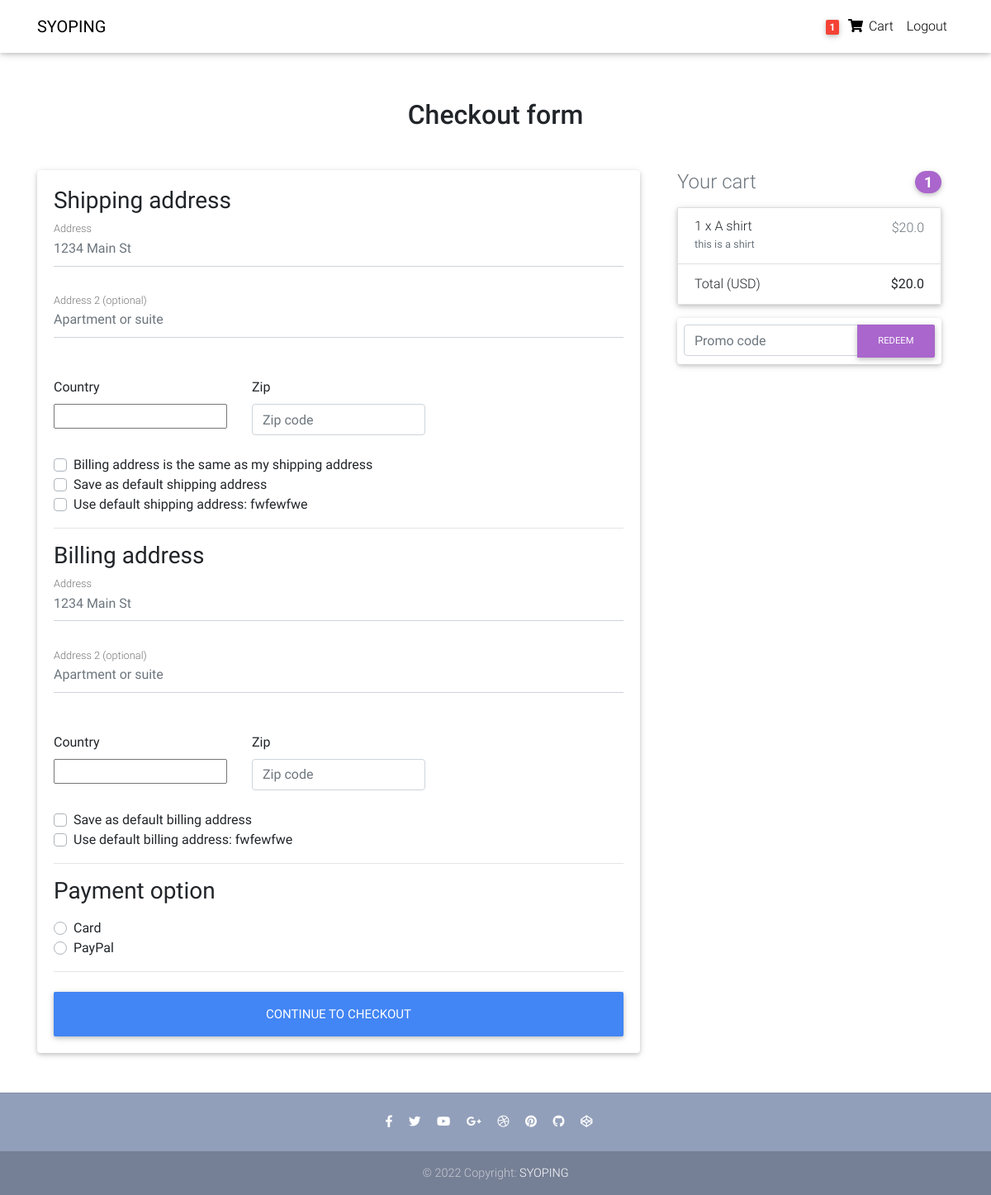
Before: /checkout/ (signed in) with the older database file.
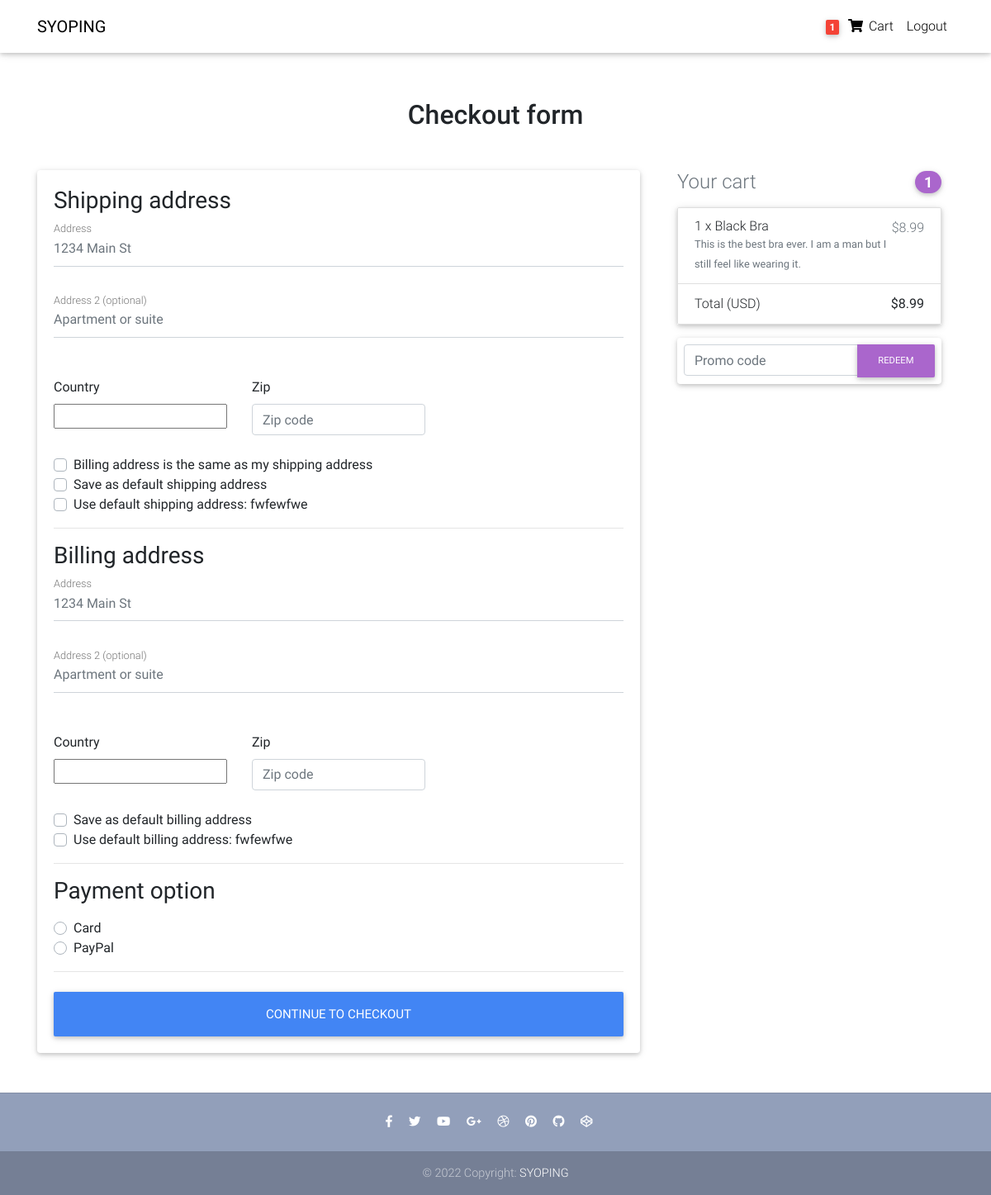
After: the same page with the newer database file.
### core/models.py (models this page shows, shortened)
class OrderItem(models.Model):
    user = models.ForeignKey(settings.AUTH_USER_MODEL,
                             on_delete=models.CASCADE)
    ordered = models.BooleanField(default=False)
    item = models.ForeignKey(Item, on_delete=models.CASCADE)
    quantity = models.IntegerField(default=1)
    def get_total_discount_item_price(self):
        return self.quantity * self.item.discount_price
    def get_final_price(self):
        if self.item.discount_price:
            return self.get_total_discount_item_price()
        return self.get_total_item_price()

class Item(models.Model):
    title = models.CharField(max_length=100)
    price = models.FloatField()
    discount_price = models.FloatField(blank=True, null=True)
    category = models.CharField(choices=CATEGORY_CHOICES, max_length=2)
    label = models.CharField(choices=LABEL_CHOICES, max_length=1)
    slug = models.SlugField()
    description = models.TextField()
    image = models.ImageField()

class Order(models.Model):
    user = models.ForeignKey(settings.AUTH_USER_MODEL,
                             on_delete=models.CASCADE)
    ref_code = models.CharField(max_length=20, blank=True, null=True)
    items = models.ManyToManyField(OrderItem)
    start_date = models.DateTimeField(auto_now_add=True)
    ordered_date = models.DateTimeField()
    ordered = models.BooleanField(default=False)
    shipping_address = models.ForeignKey(
        'Address', related_name='shipping_address', on_delete=models.SET_NULL, blank=True, null=True)
    billing_address = models.ForeignKey(
        'Address', related_name='billing_address', on_delete=models.SET_NULL, blank=True, null=True)
    payment = models.ForeignKey(
        'Payment', on_delete=models.SET_NULL, blank=True, null=True)
    coupon = models.ForeignKey(
        'Coupon', on_delete=models.SET_NULL, blank=True, null=True)
    being_delivered = models.BooleanField(default=False)
    received = models.BooleanField(default=False)
    refund_requested = models.BooleanField(default=False)
    refund_granted = models.BooleanField(default=False)
    '''
    1. Item added to cart
    2. Adding a billing address
    (Failed checkout)
    3. Payment
    (Preprocessing, processing, packaging etc.)
    4. Being delivered
    5. Received
    6. Refunds
    '''
    def get_total(self):
        total = 0
        for order_item in self.items.all():
            total += order_item.get_final_price()
        if self.coupon:
            total -= self.coupon.amount
        return total

### core/views.py (the view, shortened to what this page needs)
# urls.py: path('checkout/', CheckoutView.as_view(), name='checkout'),
class CheckoutView(View):
    def get(self, *args, **kwargs):
        try:
            order = Order.objects.get(user=self.request.user, ordered=False)
            form = CheckoutForm()
            context = {
                'form': form,
                'couponform': CouponForm(),
                'order': order,
                'DISPLAY_COUPON_FORM': True
            }
            shipping_address_qs = Address.objects.filter(
                user=self.request.user,
                address_type='S',
                default=True
            )
            if shipping_address_qs.exists():
                context.update(
                    {'default_shipping_address': shipping_address_qs[0]})
            billing_address_qs = Address.objects.filter(
                user=self.request.user,
                address_type='B',
                default=True
            )
            if billing_address_qs.exists():
                context.update(
                    {'default_billing_address': billing_address_qs[0]})
            return render(self.request, "checkout.html", context)
        except ObjectDoesNotExist:
            messages.info(self.request, "You do not have an active order")
            return redirect("core:checkout")

### core/forms.py
class CheckoutForm(forms.Form):
    shipping_address = forms.CharField(required=False)
    shipping_address2 = forms.CharField(required=False)
    shipping_country = CountryField(blank_label='(select country)').formfield(
        required=False,
        widget=CountrySelectWidget(attrs={
            'class': 'custom-select d-block w-100',
        }))
    shipping_zip = forms.CharField(required=False)
    billing_address = forms.CharField(required=False)
    billing_address2 = forms.CharField(required=False)
    billing_country = CountryField(blank_label='(select country)').formfield(
        required=False,
        widget=CountrySelectWidget(attrs={
            'class': 'custom-select d-block w-100',
        }))
    billing_zip = forms.CharField(required=False)
    same_billing_address = forms.BooleanField(required=False)
    set_default_shipping = forms.BooleanField(required=False)
    use_default_shipping = forms.BooleanField(required=False)
    set_default_billing = forms.BooleanField(required=False)
    use_default_billing = forms.BooleanField(required=False)
    payment_option = forms.ChoiceField(
        widget=forms.RadioSelect, choices=PAYMENT_CHOICES)

### templates/checkout.html (shortened to what the changed rows need)
{% extends "base.html" %}
{% load crispy_forms_tags %}
{% block content %}
  <main >
    <div class="container wow fadeIn">
      <h2 class="my-5 h2 text-center">Checkout form</h2>
      <div class="row">
        <div class="col-md-4 mb-4">
          {% include "order_snippet.html" %}
        </div>
      </div>
    </div>
  </main>
{% endblock content %}

### templates/order_snippet.html (shortened to what this page needs)
<div class="col-md-12 mb-4">
    <h4 class="d-flex justify-content-between align-items-center mb-3">
    <span class="text-muted">Your cart</span>
    <span class="badge badge-secondary badge-pill">{{ order.items.count }}</span>
    </h4>
    <ul class="list-group mb-3 z-depth-1">
    {% for order_item in order.items.all %}
    <li class="list-group-item d-flex justify-content-between lh-condensed">
        <div>
        <h6 class="my-0">{{ order_item.quantity }} x {{ order_item.item.title}}</h6>
        <small class="text-muted">{{ order_item.item.description}}</small>
        </div>
        <span class="text-muted">${{ order_item.get_final_price }}</span>
    </li>
    {% endfor %}
    <li class="list-group-item d-flex justify-content-between">
        <span>Total (USD)</span>
        <strong>${{ order.get_total }}</strong>
    </li>
    </ul>
    {% if DISPLAY_COUPON_FORM %}
    <form class="card p-2" action="{% url 'core:add-coupon' %}" method="POST">
        <div class="input-group">
            {{ couponform.code }}
            <div class="input-group-append">
            <button class="btn btn-secondary btn-md waves-effect m-0" type="submit">Redeem</button>
            </div>
        </div>
    </form>
    {% endif %}
</div>

Changed rows visible on the page:
changed through a linked row, Order: get_total "20.0" → "8.99"
changed through a linked row, OrderItem: item "A shirt" → "Black Bra"; item.description "this is a shirt" → "This is the best bra ever. I am a man but I still feel like wearing it."; get_final_price "20.0" → "8.99"
